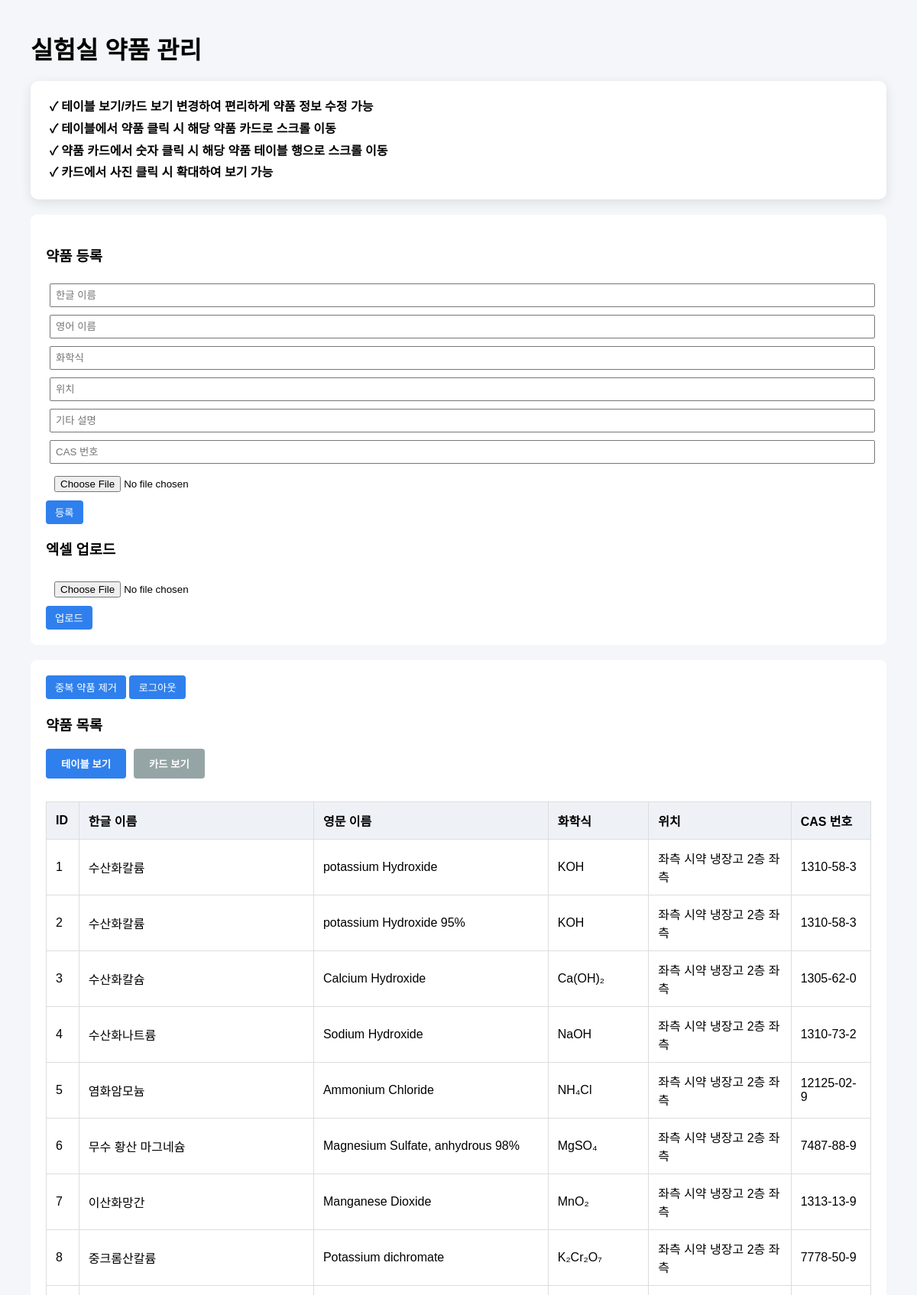
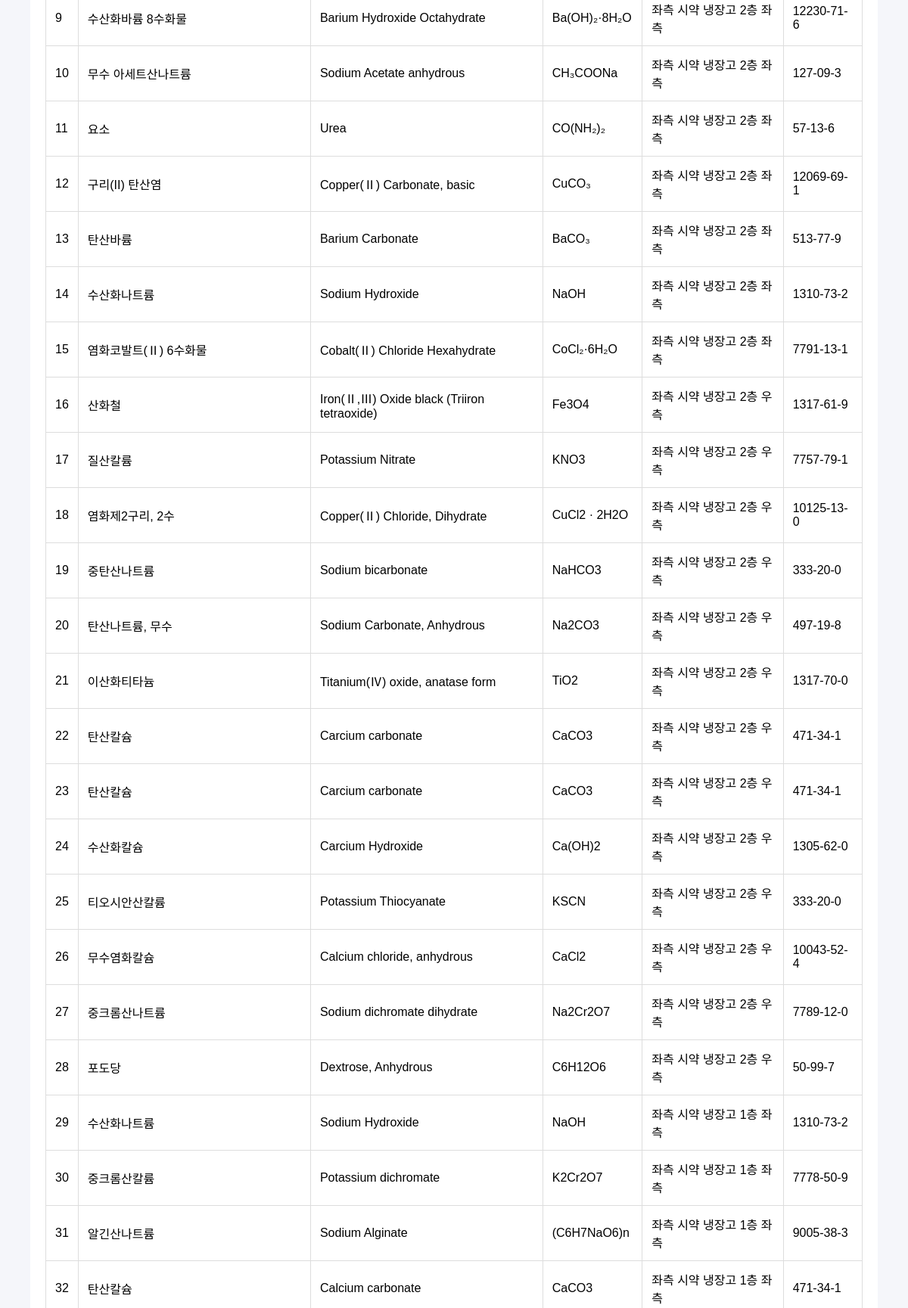
Screenshot of /admin/dashboard (signed in, upper part) with the database file from the repository (2 pictures, top to bottom).
### tables this page shows
CREATE TABLE chemicals (
        id INTEGER PRIMARY KEY AUTOINCREMENT,
        korean_name TEXT,
        english_name TEXT,
        formula TEXT,
        location TEXT,
        description TEXT
    , image TEXT, CAS_number TEXT);

### app.py (the view)
@app.route("/admin/dashboard")
def admin_dashboard():
    if "admin" not in session:
        return redirect(url_for("admin_login"))
    conn = get_db_connection()
    chemicals = conn.execute("SELECT * FROM chemicals").fetchall()
    conn.close()
    return render_template("admin_dashboard.html", chemicals=chemicals)

### app.py (called while the page is built)
def get_db_connection():
    conn = sqlite3.connect("database.db")
    conn.row_factory = sqlite3.Row
    return conn

### templates/admin_dashboard.html (shortened to what this page needs)
<!DOCTYPE html>
<html lang="ko">
<head>
</head>
<body>
<h1>실험실 약품 관리</h1>
<h2 style="background: white; color: 000000cc; padding: 20px 25px; border-radius: 10px; margin: 20px 0; font-size: 16px; line-height: 1.8; box-shadow: 0 4px 15px rgba(0,0,0,0.1);">
    ✓ 테이블 보기/카드 보기 변경하여 편리하게 약품 정보 수정 가능<br>
    ✓ 테이블에서 약품 클릭 시 해당 약품 카드로 스크롤 이동<br>
    ✓ 약품 카드에서 숫자 클릭 시 해당 약품 테이블 행으로 스크롤 이동<br>
    ✓ 카드에서 사진 클릭 시 확대하여 보기 가능<br>
</h2>
<div class="container">
<h3>약품 등록</h3>
<form action="/admin/add" method="POST" enctype="multipart/form-data">
<input name="korean_name" placeholder="한글 이름" required>
<input name="english_name" placeholder="영어 이름" required>
<input name="formula" placeholder="화학식" required>
<input name="location" placeholder="위치" required>
<input name="description" placeholder="기타 설명">
<input name="CAS_number" placeholder="CAS 번호">
<input type="file" name="image">
<button type="submit">등록</button>
</form>
<h3>엑셀 업로드</h3>
<form action="/admin/upload_excel" method="POST" enctype="multipart/form-data">
<input type="file" name="file" accept=".xlsx" required>
<button type="submit">업로드</button>
</form>
</div>
<div class="container">
<div class="utility">
<form action="/admin/remove_duplicates" method="GET" style="display:inline;">
<button type="submit">중복 약품 제거</button>
</form>
<a href="/admin/logout">
<button>로그아웃</button>
</a>
</div>
<h3>약품 목록</h3>
<div style="margin-bottom:20px; display:flex; gap:10px;">
<button type="button" onclick="switchView('table')" style="background:#2f80ed; color:white; padding:10px 20px; border:none; border-radius:4px; cursor:pointer; font-weight:bold;" id="tableViewBtn">테이블 보기</button>
<button type="button" onclick="switchView('card')" style="background:#95a5a6; color:white; padding:10px 20px; border:none; border-radius:4px; cursor:pointer; font-weight:bold;" id="cardViewBtn">카드 보기</button>
</div>
<div id="tableView" style="display:block; visibility:visible;">
<div class="table-container">
<table style="width:100%; border-collapse:collapse; background:white;">
<tr style="background:#eef2f7;">
<th style="border:1px solid #ddd; padding:12px; text-align:left; font-weight:bold;">ID</th>
<th style="border:1px solid #ddd; padding:12px; text-align:left; font-weight:bold;">한글 이름</th>
<th style="border:1px solid #ddd; padding:12px; text-align:left; font-weight:bold;">영문 이름</th>
<th style="border:1px solid #ddd; padding:12px; text-align:left; font-weight:bold;">화학식</th>
<th style="border:1px solid #ddd; padding:12px; text-align:left; font-weight:bold;">위치</th>
<th style="border:1px solid #ddd; padding:12px; text-align:left; font-weight:bold;">CAS 번호</th>
</tr>
{% for chemical in chemicals %}
<tr style="cursor:pointer; transition:background 0.2s;" data-chemical-id="{{chemical.id}}" onmouseover="this.style.background='#f9f9f9'" onmouseout="this.style.background='white'" onclick="switchView('card'); document.getElementById('card-{{chemical.id}}').scrollIntoView({behavior:'smooth'});">
<td style="border:1px solid #ddd; padding:12px;">{{loop.index}}</td>
<td style="border:1px solid #ddd; padding:12px;">{{chemical.korean_name}}</td>
<td style="border:1px solid #ddd; padding:12px;">{{chemical.english_name}}</td>
<td style="border:1px solid #ddd; padding:12px;">{{chemical.formula}}</td>
<td style="border:1px solid #ddd; padding:12px;">{{chemical.location}}</td>
<td style="border:1px solid #ddd; padding:12px;">{{chemical.CAS_number or 'N/A'}}</td>
</tr>
{% endfor %}
</table>
</div>
</div>
<div id="cardView" style="display:block; margin-top:30px;">
{% for chemical in chemicals %}
</div>
{% endfor %}
</body>
</html>

### templates/admin_dashboard.html (style rules this page uses)
body { font-family:Arial; background:#f5f6fa; margin:40px; }
h1 { margin-bottom:20px; }
.container { background:white; padding:20px; border-radius:8px; margin-bottom:20px; }
input { padding:6px; margin:5px; }
button { padding:6px 12px; border:none; border-radius:4px; background:#2f80ed; color:white; cursor:pointer; }
.utility { margin-bottom:15px; }
table { width:100%; border-collapse:collapse; margin-top:10px; }
th, td { border-bottom:1px solid #ddd; padding:8px; text-align:left; }
th { background:#eef2f7; }
.table-container { width:100%; overflow-x:auto; }
table { min-width:900px; }
input { width:100%; box-sizing:border-box; }

### rows the page displays
chemicals: korean_name "수산화칼륨", english_name "potassium Hydroxide", formula "KOH", location "좌측 시약 냉장고 2층 좌측", CAS_number "1310-58-3"
chemicals: korean_name "수산화칼륨", english_name "potassium Hydroxide 95%", formula "KOH", location "좌측 시약 냉장고 2층 좌측", CAS_number "1310-58-3"
chemicals: korean_name "수산화칼슘", english_name "Calcium Hydroxide", formula "Ca(OH)₂", location "좌측 시약 냉장고 2층 좌측", CAS_number "1305-62-0"
chemicals: korean_name "수산화나트륨", english_name "Sodium Hydroxide", formula "NaOH", location "좌측 시약 냉장고 2층 좌측", CAS_number "1310-73-2"
chemicals: korean_name "염화암모늄", english_name "Ammonium Chloride", formula "NH₄Cl", location "좌측 시약 냉장고 2층 좌측", CAS_number "12125-02-9"
chemicals: korean_name "무수 황산 마그네슘", english_name "Magnesium Sulfate, anhydrous 98%", formula "MgSO₄", location "좌측 시약 냉장고 2층 좌측", CAS_number "7487-88-9"
chemicals: korean_name "이산화망간", english_name "Manganese Dioxide", formula "MnO₂", location "좌측 시약 냉장고 2층 좌측", CAS_number "1313-13-9"
chemicals: korean_name "중크롬산칼륨", english_name "Potassium dichromate", formula "K₂Cr₂O₇", location "좌측 시약 냉장고 2층 좌측", CAS_number "7778-50-9"
chemicals: korean_name "수산화바륨 8수화물", english_name "Barium Hydroxide Octahydrate", formula "Ba(OH)₂·8H₂O", location "좌측 시약 냉장고 2층 좌측", CAS_number "12230-71-6"
chemicals: korean_name "무수 아세트산나트륨", english_name "Sodium Acetate anhydrous", formula "CH₃COONa", location "좌측 시약 냉장고 2층 좌측", CAS_number "127-09-3"
chemicals: korean_name "요소", english_name "Urea", formula "CO(NH₂)₂", location "좌측 시약 냉장고 2층 좌측", CAS_number "57-13-6"
chemicals: korean_name "구리(II) 탄산염", english_name "Copper(Ⅱ) Carbonate, basic", formula "CuCO₃", location "좌측 시약 냉장고 2층 좌측", CAS_number "12069-69-1"
chemicals: korean_name "탄산바륨", english_name "Barium Carbonate", formula "BaCO₃", location "좌측 시약 냉장고 2층 좌측", CAS_number "513-77-9"
chemicals: korean_name "수산화나트륨", english_name "Sodium Hydroxide", formula "NaOH", location "좌측 시약 냉장고 2층 좌측", CAS_number "1310-73-2"
chemicals: korean_name "염화코발트(Ⅱ) 6수화물", english_name "Cobalt(Ⅱ) Chloride Hexahydrate", formula "CoCl₂·6H₂O", location "좌측 시약 냉장고 2층 좌측", CAS_number "7791-13-1"
chemicals: korean_name "산화철", english_name "Iron(Ⅱ,Ⅲ) Oxide black (Triiron tetraoxide)", formula "Fe3O4", location "좌측 시약 냉장고 2층 우측", CAS_number "1317-61-9"
chemicals: korean_name "질산칼륨", english_name "Potassium Nitrate", formula "KNO3", location "좌측 시약 냉장고 2층 우측", CAS_number "7757-79-1"
chemicals: korean_name "염화제2구리, 2수", english_name "Copper(Ⅱ) Chloride, Dihydrate", formula "CuCl2 · 2H2O", location "좌측 시약 냉장고 2층 우측", CAS_number "10125-13-0"
chemicals: korean_name "중탄산나트륨", english_name "Sodium bicarbonate", formula "NaHCO3", location "좌측 시약 냉장고 2층 우측", CAS_number "333-20-0"
chemicals: korean_name "탄산나트륨, 무수", english_name "Sodium Carbonate, Anhydrous", formula "Na2CO3", location "좌측 시약 냉장고 2층 우측", CAS_number "497-19-8"
chemicals: korean_name "이산화티타늄", english_name "Titanium(Ⅳ) oxide, anatase form", formula "TiO2", location "좌측 시약 냉장고 2층 우측", CAS_number "1317-70-0"
chemicals: korean_name "탄산칼슘", english_name "Carcium carbonate", formula "CaCO3", location "좌측 시약 냉장고 2층 우측", CAS_number "471-34-1"
chemicals: korean_name "탄산칼슘", english_name "Carcium carbonate", formula "CaCO3", location "좌측 시약 냉장고 2층 우측", CAS_number "471-34-1"
chemicals: korean_name "수산화칼슘", english_name "Carcium Hydroxide", formula "Ca(OH)2", location "좌측 시약 냉장고 2층 우측", CAS_number "1305-62-0"
chemicals: korean_name "티오시안산칼륨", english_name "Potassium Thiocyanate", formula "KSCN", location "좌측 시약 냉장고 2층 우측", CAS_number "333-20-0"
chemicals: korean_name "무수염화칼슘", english_name "Calcium chloride, anhydrous", formula "CaCl2", location "좌측 시약 냉장고 2층 우측", CAS_number "10043-52-4"
chemicals: korean_name "중크롬산나트륨", english_name "Sodium dichromate dihydrate", formula "Na2Cr2O7", location "좌측 시약 냉장고 2층 우측", CAS_number "7789-12-0"
chemicals: korean_name "포도당", english_name "Dextrose, Anhydrous", formula "C6H12O6", location "좌측 시약 냉장고 2층 우측", CAS_number "50-99-7"
chemicals: korean_name "수산화나트륨", english_name "Sodium Hydroxide", formula "NaOH", location "좌측 시약 냉장고 1층 좌측", CAS_number "1310-73-2"
chemicals: korean_name "중크롬산칼륨", english_name "Potassium dichromate", formula "K2Cr2O7", location "좌측 시약 냉장고 1층 좌측", CAS_number "7778-50-9"
chemicals: korean_name "알긴산나트륨", english_name "Sodium Alginate", formula "(C6H7NaO6)n", location "좌측 시약 냉장고 1층 좌측", CAS_number "9005-38-3"
chemicals: korean_name "탄산칼슘", english_name "Calcium carbonate", formula "CaCO3", location "좌측 시약 냉장고 1층 좌측", CAS_number "471-34-1"
